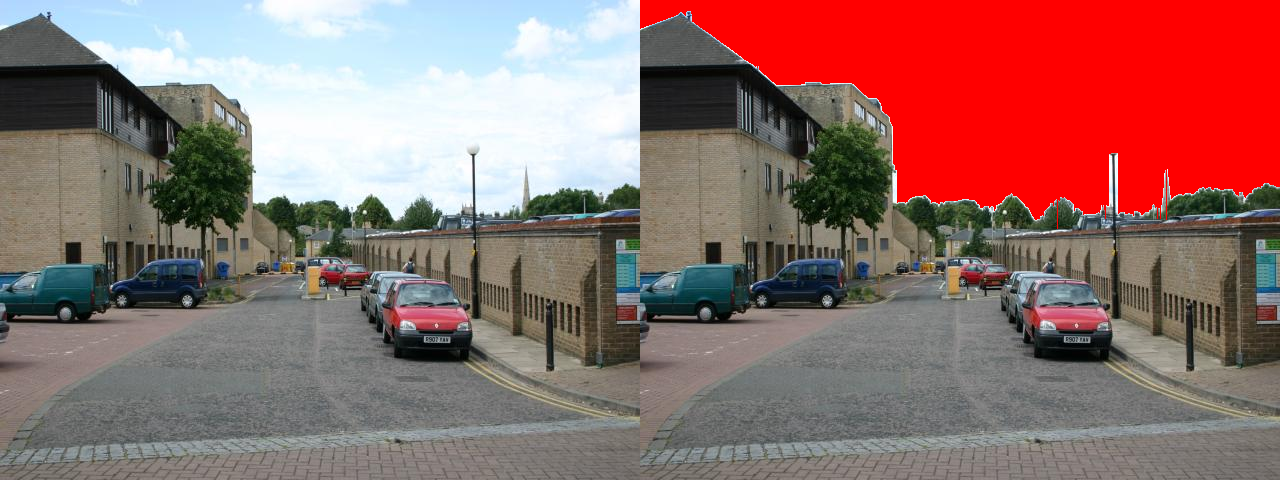
#> input picture example.png, 1280 x 480 px
$ python sky_mask_cv.py example.png   (older library calls are emulated)
#> lines starting #> are read from the running program, lines starting #| are printed output that depends on the picture; after the words box and inside, x2 and y2 are one past the last pixel; in counts of white or black regions, pixels touching at a corner belong together
### commons.py
import numpy as np
import cv2


def display_with_mask(img, mask, mask_color=None, label="Masked image"):
    """
    Display an image masking the sky according to a binary mask

    :param img: image
    :param mask: binary mask
    :param mask_color: color of the sky mask
    :param label: label for the display window
    """
    if mask_color is None:
        mask_color = [0, 0, 255]
    sky = np.full(img.shape, mask_color, dtype=np.uint8)
    sky = cv2.bitwise_and(sky, sky, mask=mask)

    ground = cv2.bitwise_and(img, img, mask=cv2.bitwise_not(mask))

    cv2.imshow(label, sky + ground)

### sky_mask_cv.py
import cv2
import numpy as np
import argparse
from commons import display_with_mask


def calculate_border(t, gradient):
    """
    Calculate border in gradient image, given a certain threshold

    :param t: threshold
    :param gradient: gradient image
    :return: border
    """
    h, w = gradient.shape
    b = h * np.ones(w, dtype=int)
    for x in range(w):
        y = np.argmax(gradient[:, x] > t)
        if y > 0:
            b[x] = y
    return b


def get_mask(img, b):
    """
    Compute binary mask given a border

    :param img: image
    :param b: border
    :return: binary mask
    """
    h, w, _ = img.shape
    mask = np.zeros((h, w), dtype=np.uint8)
    for x, y in enumerate(b):
        mask[:y, x] = 255

    return mask


def get_sky_ground_pixels(img, b):
    """
    Divide image in sky and ground regions, given a border

    Regions have the same size as the original image.

    :param img: image
    :param b: border
    :return: (sky, ground) regions
    """
    _, _, c = img.shape
    mask = get_mask(img, b)
    ground = np.ma.array(img, mask=cv2.cvtColor(mask, cv2.COLOR_GRAY2BGR)).compressed().reshape(-1, c)
    sky = np.ma.array(img, mask=cv2.cvtColor(cv2.bitwise_not(mask), cv2.COLOR_GRAY2BGR)).compressed().reshape(-1, c)
    return sky, ground


def energy(img, b):
    """
    Compute inverse of energy of the image, given a border

    Energy is J = 1 / (gamma * |sigma_sky| + |sigma_ground| + gamma * |lamda_sky_1| + |lamda_ground_1|

    :param img: image
    :param b: border
    :return: inverse of energy
    """
    # compute regions
    sky, ground = get_sky_ground_pixels(img, b)

    # covariance matrices
    sigma_g, _ = cv2.calcCovarMatrix(ground, None, cv2.COVAR_NORMAL | cv2.COVAR_ROWS | cv2.COVAR_SCALE)
    sigma_s, _ = cv2.calcCovarMatrix(sky, None, cv2.COVAR_NORMAL | cv2.COVAR_ROWS | cv2.COVAR_SCALE)

    # eigenvalues
    lambda_g = max(np.linalg.eig(sigma_g)[0])
    lambda_s = max(np.linalg.eig(sigma_s)[0])

    return 2 * np.linalg.det(sigma_s) + np.linalg.det(sigma_g) + 2 * np.abs(lambda_s) + np.abs(lambda_g)


def energy_optimization(img, gradient, thresh_min=5, thresh_max=600, n=120):
    """
    Perform energy optimization search, finding the optimal border

    Searches for the theshold value that maximise the energy.

    :param img: image
    :param gradient: gradient image
    :param thresh_min: minimum value of the threshold
    :param thresh_max: maximum value of the threshold
    :param n: number of thresholds to test
    :return: optimal border
    """
    j_max = np.inf
    b_opt = None
    for k in range(n):
        t = thresh_min + (thresh_max - thresh_min) / (n-1) * k
        b = calculate_border(t, gradient)
        j = energy(img, b)
        if j < j_max:
            j_max = j
            b_opt = b
    return b_opt


def check_no_sky(img, b, thresh1=None, thresh2=None, thresh3=5):
    """
    Heuristic to check if there is actually a sky

    :param img: image
    :param b: border
    :param thresh1: border average threshold 1
    :param thresh2: border average threshold 2
    :param thresh3: ASADSBP threshold
    :return: true if the there is no sky, false otherwise
    """
    h, w, _ = img.shape

    if thresh1 is None:
        thresh1 = h / 30
    if thresh2 is None:
        thresh2 = h / 5

    # border position function
    border_ave = np.sum(b) / w

    # ASADSBP
    asadsbp = np.sum(np.abs(np.diff(b))) / (w-1)

    return border_ave < thresh1 or (border_ave < thresh2 and asadsbp > thresh3)


def check_fake_sky(img, b, thresh4=None):
    """
    Heuristic to check if the border really separates the sky from the ground

    :param img: image
    :param b: border
    :param thresh4: heuristics threshold
    :return: true if the border is not the real sky border, false otherwise
    """
    h, w, _ = img.shape

    if thresh4 is None:
        thresh4 = h / 3

    return np.any(np.abs(np.diff(b)) > thresh4)


def fix_fake_sky(img, b):
    """
    Try to fix a border that does not separate the sky from the ground

    :param img: image
    :param b: border
    :return: adjusted border
    """
    # get regions
    sky, ground = get_sky_ground_pixels(img, b)

    # cluster sky with K-Means and get the two regions
    _, best_labels, _ = cv2.kmeans(np.float32(sky), 2, None,
                                   (cv2.TERM_CRITERIA_EPS + cv2.TERM_CRITERIA_MAX_ITER, 50, 0.1), 20,
                                   cv2.KMEANS_RANDOM_CENTERS)

    # compute covariances and means
    sigma_s1, mu_s1 = cv2.calcCovarMatrix(sky[best_labels.ravel() == 0], None,
                                          cv2.COVAR_NORMAL | cv2.COVAR_ROWS | cv2.COVAR_SCALE)
    _, sigma_inv_s1 = cv2.invert(sigma_s1, cv2.DECOMP_LU)
    sigma_s2, mu_s2 = cv2.calcCovarMatrix(sky[best_labels.ravel() == 1], None,
                                          cv2.COVAR_NORMAL | cv2.COVAR_ROWS | cv2.COVAR_SCALE)
    _, sigma_inv_s2 = cv2.invert(sigma_s2, cv2.DECOMP_LU)
    sigma_g, mu_g = cv2.calcCovarMatrix(ground, None, cv2.COVAR_NORMAL | cv2.COVAR_ROWS | cv2.COVAR_SCALE)
    _, sigma_inv_g = cv2.invert(sigma_g, cv2.DECOMP_LU)

    # select the cluster more distant from the ground as sky
    if cv2.Mahalanobis(mu_s1, mu_g, sigma_inv_s1) > cv2.Mahalanobis(mu_s2, mu_g, sigma_inv_s2):
        mu_s = mu_s1
        sigma_inv_s = sigma_inv_s1
    else:
        mu_s = mu_s2
        sigma_inv_s = sigma_inv_s2

    # recalculate border
    _, w, c = img.shape
    for x in range(w):
        cnt = 0
        for y in range(b[x]):
            pixel = np.array(img[y, x].reshape(1, c), dtype=float)
            dist_s = cv2.Mahalanobis(pixel, mu_s, sigma_inv_s)
            dist_g = cv2.Mahalanobis(pixel, mu_g, sigma_inv_g)
            if dist_s < dist_g:
                cnt += 1
        if cnt < b[x] / 2:
            b[x] = 0

    return b


def create_sky_mask(img):
    """
    Compute sky mask by using the algorithm from (Shen and Wang, 2013)

    :param img: image
    :return: binary sky mask
    """
    # Image Pre-processing and Gradient Image Calculation
    gray = cv2.cvtColor(img, cv2.COLOR_BGR2GRAY)
    gradient = np.hypot(cv2.Sobel(gray, cv2.CV_64F, 1, 0), cv2.Sobel(gray, cv2.CV_64F, 0, 1))

    # optimize sky border
    b_opt = energy_optimization(img, gradient, thresh_max=np.max(gradient) - 5)
    mask = get_mask(img, b_opt)

    # check no sky condition
    if check_no_sky(img, b_opt):
        print("No sky detected")
        return np.zeros((img.shape[0], img.shape[1]))

    # check for fake sky
    if check_fake_sky(img, b_opt):
        print("Partially occluded sky detected, correcting")
        b_new = fix_fake_sky(img, b_opt)
        mask = get_mask(img, b_new)

    return mask


def main():

    # args
    parser = argparse.ArgumentParser("sky_mask_cv")
    parser.add_argument("image", type=str, help="image to process")
    args = parser.parse_args()
    filepath = args.image

    # open image
    img = cv2.imread(filepath)
#> img is the input picture: shape (480, 1280, 3); mean B, G, R 106.9, 109.8, 146.1

    # compute sky mask
    sky_mask = create_sky_mask(img)
#> in create_sky_mask, `gray = cv2.cvtColor(img, cv2.COLOR_BGR2GRAY)`:
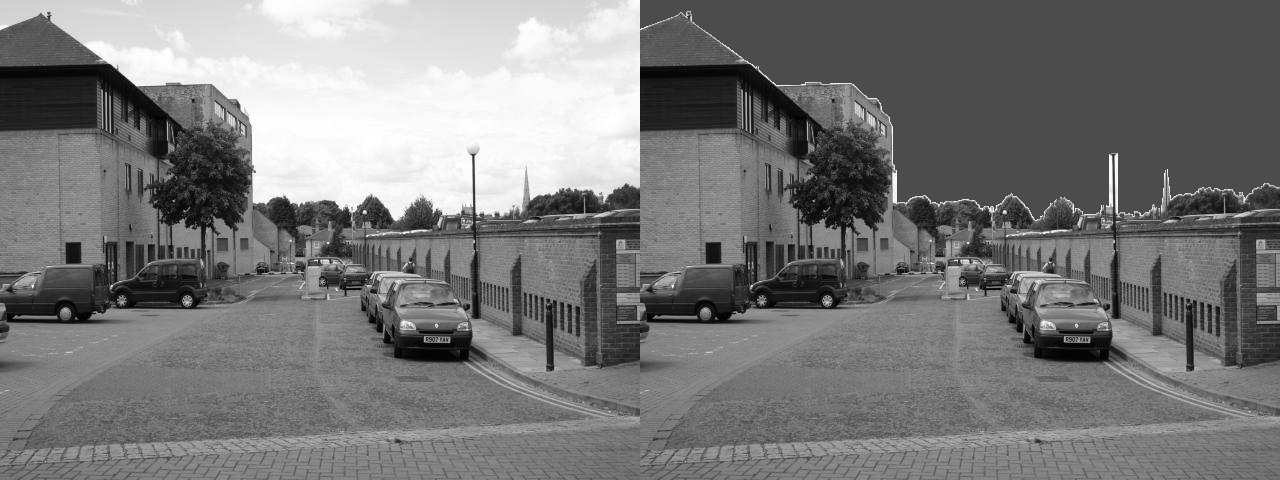
#> gray: shape (480, 1280); min 0, max 255, mean 120.3
#> in create_sky_mask, `gradient = np.hypot(cv2.Sobel(gray, cv2.CV_64F, 1, 0), cv2.Sobel(gray,..`:
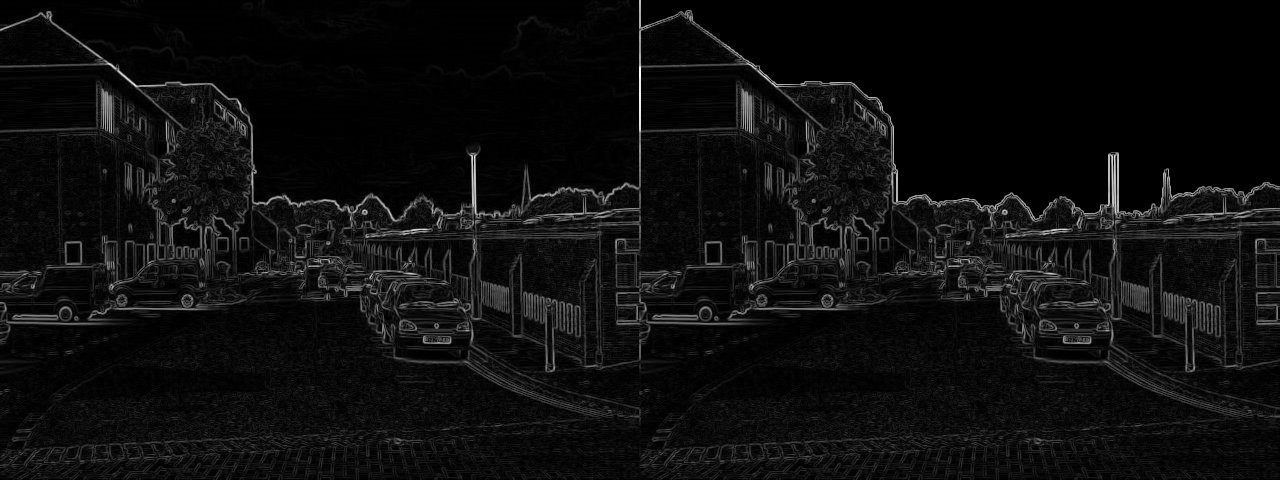
#> gradient: shape (480, 1280) float64; min 0, max 939, mean 53.2; drawn with min black and max white
#> the loop in energy_optimization, `for k in range(n):` made 120 passes
#> (t, lambda_g in energy, lambda_s in energy, j, j_max) on passes 6, 7, 8, 9, 10, 11, 12, 13, 14, 16, 17, 18: (44.03, 8155.8, 29363.5, 986729387.4, 986729387.4), (51.84, 6942.6, 30235.6, 908920966.1, 908920966.1), (59.65, 6044.4, 30725.4, 562994277.3, 562994277.3), (67.45, 5671.7, 30789.5, 551189630.7, 551189630.7), (75.26, 5477.2, 30934.9, 365398672.5, 365398672.5), (83.07, 5292.4, 30995.1, 310074364.3, 310074364.3), (90.87, 5103.6, 31007.4, 305983331.4, 305983331.4), (98.68, 4969.5, 31014.5, 303188209.4, 303188209.4), (106.5, 4946.1, 31015, 302771452.7, 302771452.7), (122.1, 4887.9, 31015.6, 301669443.8, 301669443.8), (129.9, 4869.3, 31015.5, 301261485.4, 301261485.4), (137.7, 4864.4, 31015.3, 301141297.3, 301141297.3)
#> (t, lambda_g in energy, lambda_s in energy, j_max) on passes 1 to 3: (5, 11243.2, 18703.3, 4.3e+09), (12.81, 11397, 18575.9, 2.12e+09), (20.61, 11310.6, 19388.9, 1.21e+09)
#> pass 1, in get_sky_ground_pixels, `mask = get_mask(img, b)`:
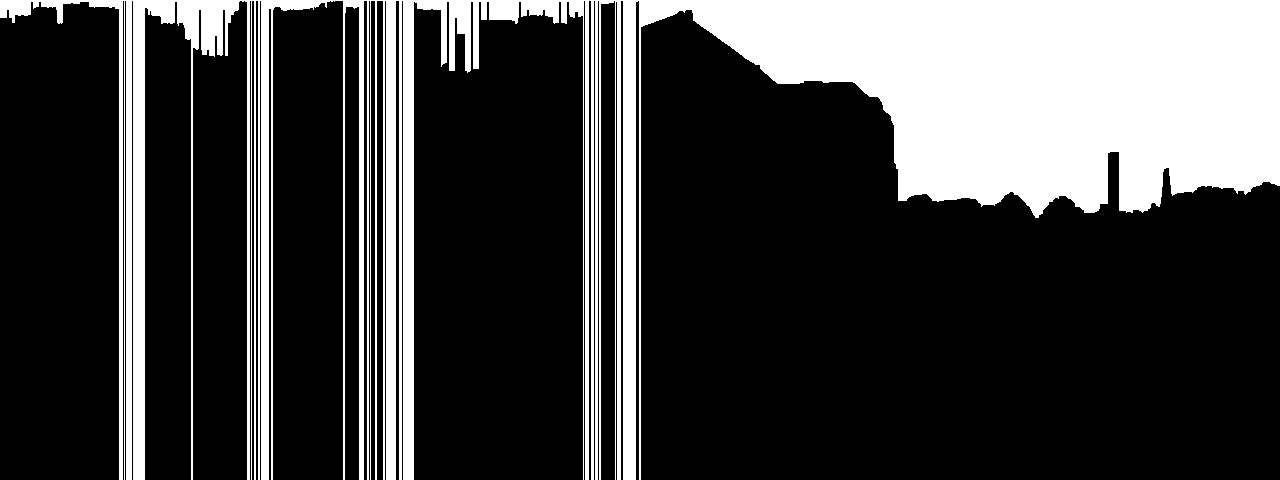
#> mask: shape (480, 1280); 25.2% white; 1 white region, box (x1, y1, x2, y2) and area: (0, 0, 1280, 480) 154761
#> after the loop in energy_optimization, `for k in range(n):`: b_opt = 1280 values, max 480 at index 639, min 10 at index 686, mean 144.1; j_max = 300589403.6
#> in create_sky_mask, `mask = get_mask(img, b_opt)`:
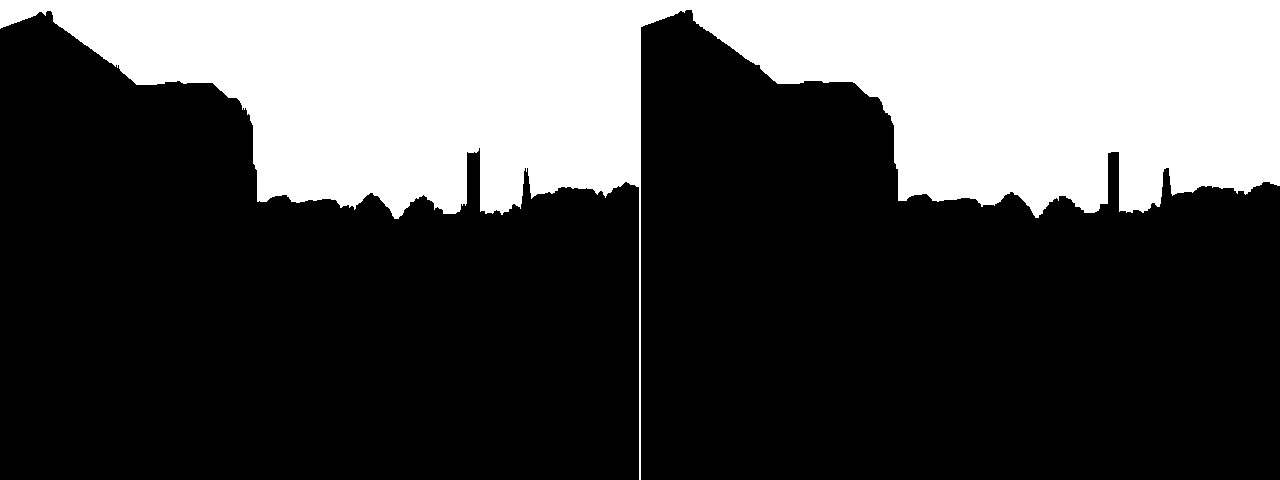
#> mask: shape (480, 1280); 30% white; 1 white region, box (x1, y1, x2, y2) and area: (0, 0, 1280, 480) 184484
#> in check_no_sky, `border_ave = np.sum(b) / w`: border_ave = 144.1
#> in check_no_sky, `asadsbp = np.sum(np.abs(np.diff(b))) / (w-1)`: asadsbp = 1.6
#> in check_fake_sky, `h, w, _ = img.shape`: h = 480; w = 1280
#> in check_fake_sky, `thresh4 = h / 3`: thresh4 = 160
#> in fix_fake_sky, `sigma_s1, mu_s1 = cv2.calcCovarMatrix(sky[best_labels.ravel() == 0], N..`: sigma_s1 = [[37.39, 32.61, 26.91], [32.61, 119.8, 228.8], [26.91, 228.8, 517.1]]; mu_s1 = [[253.8, 242.5, 223]]
#> in fix_fake_sky, `_, sigma_inv_s1 = cv2.invert(sigma_s1, cv2.DECOMP_LU)`: sigma_inv_s1 = [[0.0781, -0.0876, 0.0347], [-0.0876, 0.152, -0.0628], [0.0347, -0.0628, 0.0279]]
#> in fix_fake_sky, `sigma_s2, mu_s2 = cv2.calcCovarMatrix(sky[best_labels.ravel() == 1], N..`: sigma_s2 = [[44.71, 47.95, -71.54], [47.95, 52.52, -78.56], [-71.54, -78.56, 175.5]]; mu_s2 = [[0.479, 0.526, 254]]
#> in fix_fake_sky, `_, sigma_inv_s2 = cv2.invert(sigma_s2, cv2.DECOMP_LU)`: sigma_inv_s2 = [[1.07, -0.984, -0.00335], [-0.984, 0.96, 0.0289], [-0.00335, 0.0289, 0.0173]]
#> in fix_fake_sky, `sigma_g, mu_g = cv2.calcCovarMatrix(ground, None, cv2.COVAR_NORMAL | c..`: sigma_g = [[1711, 1571.6, 1540.8], [1571.6, 1556.4, 1534.9], [1540.8, 1534.9, 1970.7]]; mu_g = [[98.16, 104.7, 106.5]]
#> in fix_fake_sky, `_, sigma_inv_g = cv2.invert(sigma_g, cv2.DECOMP_LU)`: sigma_inv_g = [[0.00807, -0.0083, 0.000161], [-0.0083, 0.0113, -0.00232], [0.000161, -0.00232, 0.00219]]
#> in fix_fake_sky, `mu_s = mu_s1`: mu_s = [[253.8, 242.5, 223]]
#> in fix_fake_sky, `sigma_inv_s = sigma_inv_s1`: sigma_inv_s has the same summary as sigma_inv_s1
#> in create_sky_mask, `mask = get_mask(img, b_new)`:
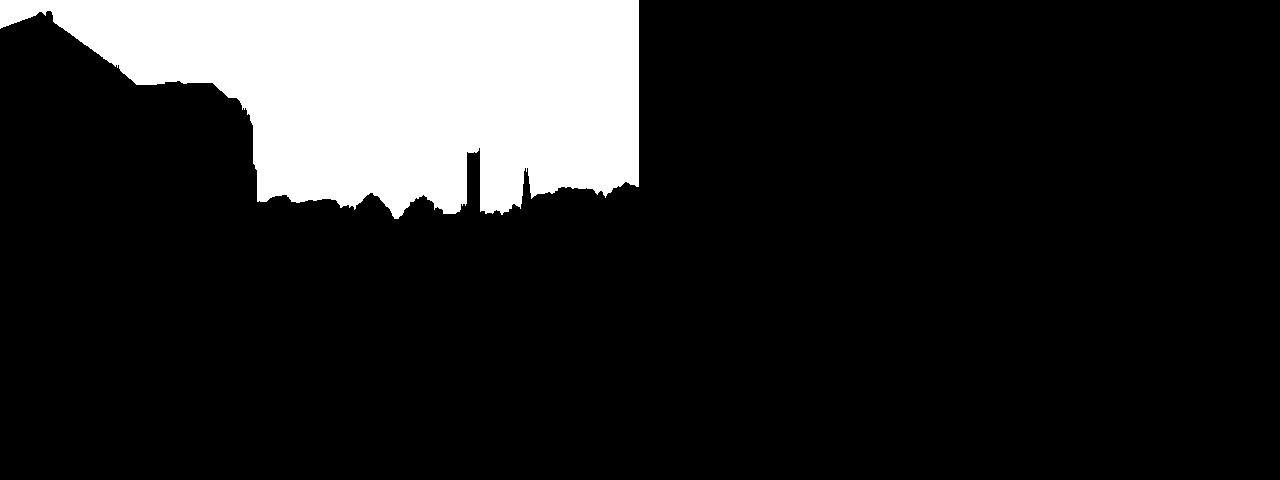
#> mask: shape (480, 1280); 15% white; 1 white region, box (x1, y1, x2, y2) and area: (0, 0, 639, 219) 92062

    # display
    cv2.imshow("Original", img)
    if sky_mask is not None:
        display_with_mask(img, sky_mask, label="Masked")
#> in display_with_mask, `sky = cv2.bitwise_and(sky, sky, mask=mask)`:
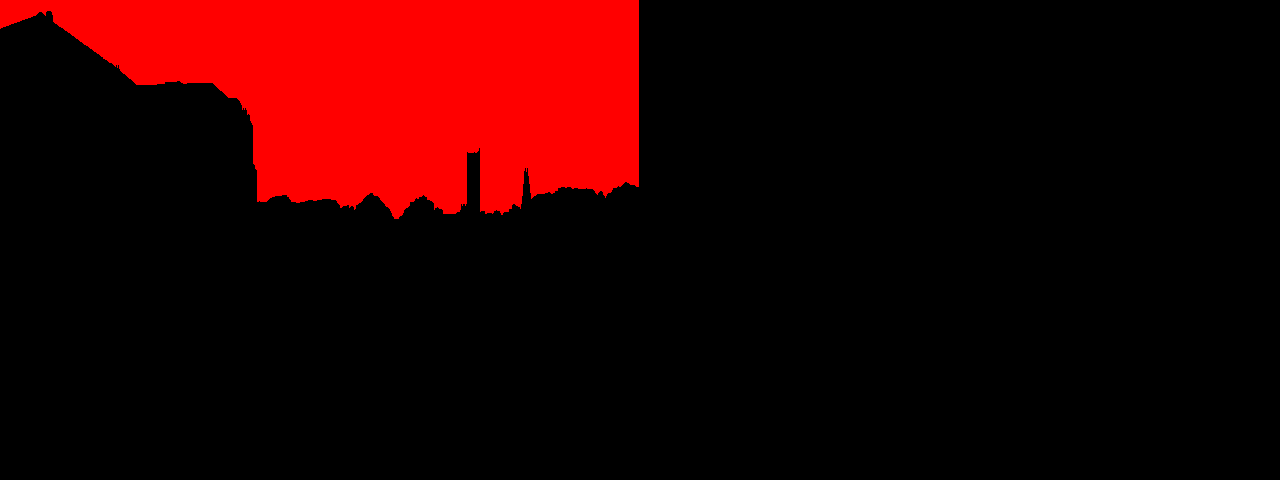
#> sky: shape (480, 1280, 3); mean of channels 0, 1, 2 0, 0, 38.2; drawn as B, G, R
#> in display_with_mask, `cv2.imshow(label, sky + ground)`:
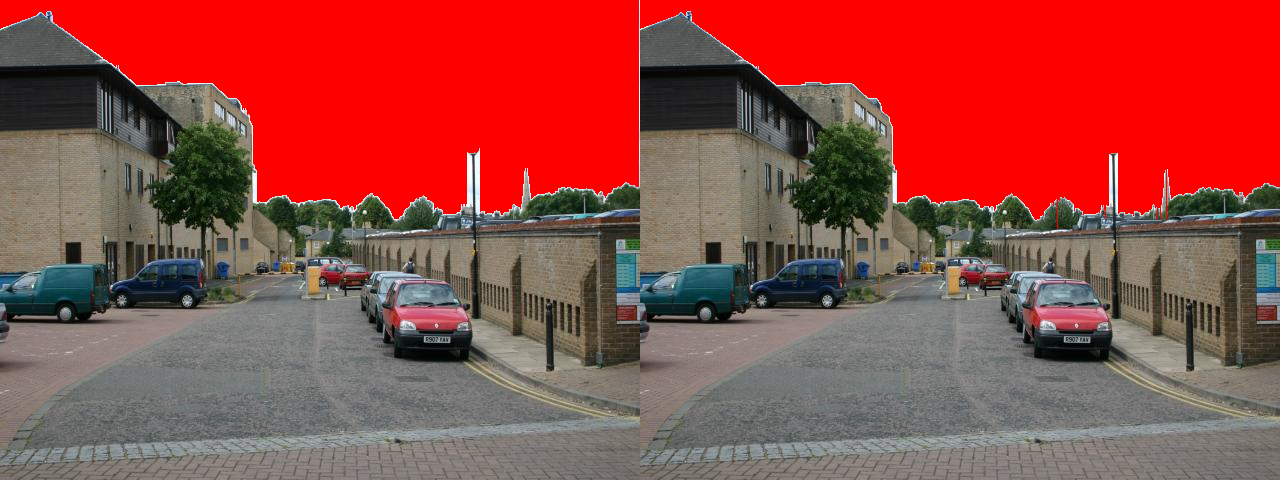
#> window 'Masked': shape (480, 1280, 3); mean B, G, R 68.9, 73.5, 150.9
    cv2.waitKey(0)


if __name__ == '__main__':
    main()
